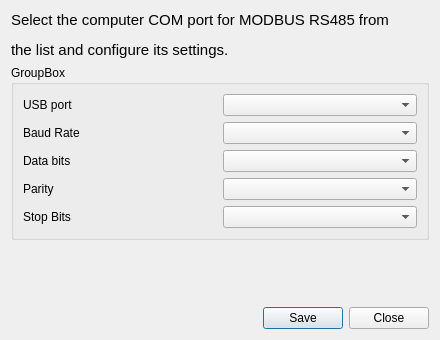
<?xml version="1.0" encoding="UTF-8"?>
<ui version="4.0">
 <class>Interface</class>
 <widget class="QDialog" name="Interface">
  <property name="geometry">
   <rect>
    <x>0</x>
    <y>0</y>
    <width>440</width>
    <height>340</height>
   </rect>
  </property>
  <property name="minimumSize">
   <size>
    <width>440</width>
    <height>340</height>
   </size>
  </property>
  <property name="maximumSize">
   <size>
    <width>440</width>
    <height>340</height>
   </size>
  </property>
  <property name="windowTitle">
   <string>Serial Port Configuration</string>
  </property>
  <layout class="QGridLayout" name="gridLayout_2">
   <item row="0" column="0">
    <layout class="QVBoxLayout" name="verticalLayout_2">
     <item>
      <layout class="QVBoxLayout" name="verticalLayout">
       <item>
        <widget class="QLabel" name="lbSerialMessage">
         <property name="text">
          <string>&lt;html&gt;&lt;head/&gt;&lt;body&gt;&lt;p&gt;&lt;span style=&quot; font-size:11pt;&quot;&gt;Select the computer COM port for MODBUS RS485 from&lt;/span&gt;&lt;/p&gt;&lt;p&gt;&lt;span style=&quot; font-size:11pt;&quot;&gt;the list and configure its settings.&lt;/span&gt;&lt;/p&gt;&lt;/body&gt;&lt;/html&gt;</string>
         </property>
        </widget>
       </item>
      </layout>
     </item>
     <item>
      <widget class="QGroupBox" name="groupBox">
       <property name="title">
        <string>GroupBox</string>
       </property>
       <layout class="QGridLayout" name="gridLayout_3">
        <item row="0" column="0">
         <layout class="QGridLayout" name="gridLayout">
          <item row="1" column="1">
           <widget class="QComboBox" name="cbBaudRate"/>
          </item>
          <item row="2" column="1">
           <widget class="QComboBox" name="cbSelectDataBits"/>
          </item>
          <item row="2" column="0">
           <widget class="QLabel" name="lbDataBits">
            <property name="text">
             <string>Data bits</string>
            </property>
           </widget>
          </item>
          <item row="1" column="0">
           <widget class="QLabel" name="lbBaudRate">
            <property name="text">
             <string>Baud Rate</string>
            </property>
           </widget>
          </item>
          <item row="3" column="0">
           <widget class="QLabel" name="lbSelectParity">
            <property name="text">
             <string>Parity</string>
            </property>
           </widget>
          </item>
          <item row="3" column="1">
           <widget class="QComboBox" name="cbSelectParity"/>
          </item>
          <item row="4" column="1">
           <widget class="QComboBox" name="cbSelectStopBits"/>
          </item>
          <item row="0" column="1">
           <widget class="QComboBox" name="cbSelectSerial"/>
          </item>
          <item row="0" column="0">
           <widget class="QLabel" name="lbSelectSerial">
            <property name="text">
             <string>USB port</string>
            </property>
           </widget>
          </item>
          <item row="4" column="0">
           <widget class="QLabel" name="lbSelectStopBits">
            <property name="text">
             <string>Stop Bits</string>
            </property>
           </widget>
          </item>
         </layout>
        </item>
       </layout>
      </widget>
     </item>
     <item>
      <spacer name="verticalSpacer">
       <property name="orientation">
        <enum>Qt::Vertical</enum>
       </property>
       <property name="sizeHint" stdset="0">
        <size>
         <width>20</width>
         <height>40</height>
        </size>
       </property>
      </spacer>
     </item>
     <item>
      <layout class="QHBoxLayout" name="horizontalLayout_4">
       <item>
        <spacer name="horizontalSpacer">
         <property name="orientation">
          <enum>Qt::Horizontal</enum>
         </property>
         <property name="sizeHint" stdset="0">
          <size>
           <width>40</width>
           <height>20</height>
          </size>
         </property>
        </spacer>
       </item>
       <item>
        <widget class="QPushButton" name="pbSave">
         <property name="text">
          <string>Save</string>
         </property>
        </widget>
       </item>
       <item>
        <widget class="QPushButton" name="pbClose">
         <property name="text">
          <string>Close</string>
         </property>
        </widget>
       </item>
      </layout>
     </item>
    </layout>
   </item>
  </layout>
 </widget>
 <tabstops>
  <tabstop>cbSelectSerial</tabstop>
  <tabstop>cbBaudRate</tabstop>
  <tabstop>cbSelectDataBits</tabstop>
  <tabstop>cbSelectParity</tabstop>
  <tabstop>cbSelectStopBits</tabstop>
  <tabstop>pbSave</tabstop>
  <tabstop>pbClose</tabstop>
 </tabstops>
 <resources/>
 <connections/>
</ui>
